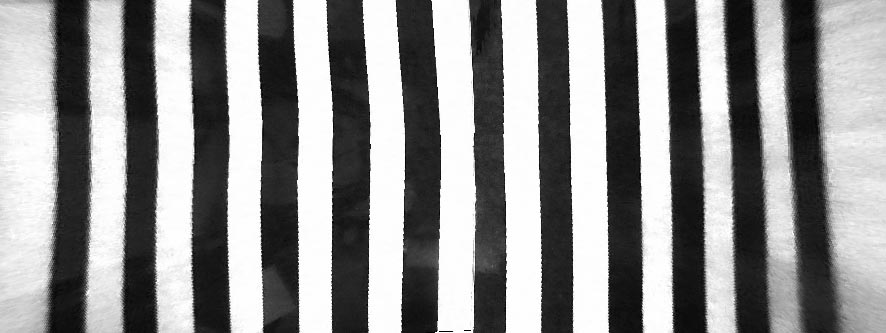
//> input picture line.jpg, 886 x 333 px
$ ./cam   (built with g++ and OpenCV 4)
//> lines starting //> are read from the running program, lines starting //| are printed output that depends on the picture; after the words box and inside, x2 and y2 are one past the last pixel; in counts of white or black regions, pixels touching at a corner belong together
#include <opencv2/objdetect/objdetect.hpp>
#include <opencv2/highgui/highgui.hpp>
#include <opencv2/imgproc/imgproc.hpp>
#include <opencv2/calib3d/calib3d.hpp>
#include <iostream>
#include <stdio.h>
#include <conio.h>
//for sound ctrl
//#include <iomanip>
#include <windows.h>

using namespace std;
using namespace cv;
#define MIN_WIDTH 4
#define KEY 25
#define CLIP_WIDTH 886
#define BEND_RANGE 12
#define LOWEST_TONE 48

int threshold_value = 120;
int threshold_type = 0;
int const max_value = 255;
int const max_type = 4;
int const max_BINARY_value = 255;
struct note_t
{
    int tone = -1;
    int bend = -1;
};
template<typename T, size_t N>
void record_valid_rows(Mat &Img,T (&valid_y)[N])
{
    int key_cnt = 0;
    int pixel_cnt = 0;
    bool bw_switch = 0; //  black/white  true/false
    for (int  y = 0; y <Img.rows ; y++)
    {
        for (int  x = 0; x <Img.cols ; x++)
        {
            if((int)Img.at<uchar>(y,x)==0)
            {
                if(bw_switch == true)
                {
                    pixel_cnt = 0;
                    bw_switch = false;
                }
            }
            else
            {
                if(bw_switch == false)
                {
                    pixel_cnt = 0;
                    bw_switch = true;
                }
            }
            pixel_cnt++;
            if(pixel_cnt==4)
            {
                key_cnt++;
            }

        }
        if(key_cnt == KEY)
        {
            valid_y[y] = true;
        }
        key_cnt = 0;
        pixel_cnt = 0;
    }
}
int main(int argc, const char** argv)
{
    Mat Img;
    Img = imread("line.jpg");
//> Img is the input picture: 333 rows x 886 cols, CV_8UC3; min 0, max 255, mean 143.8
    cvtColor(Img ,Img, COLOR_RGB2GRAY);
//> Img: 333 rows x 886 cols, CV_8UC1
    threshold( Img,Img, threshold_value, max_BINARY_value,threshold_type );
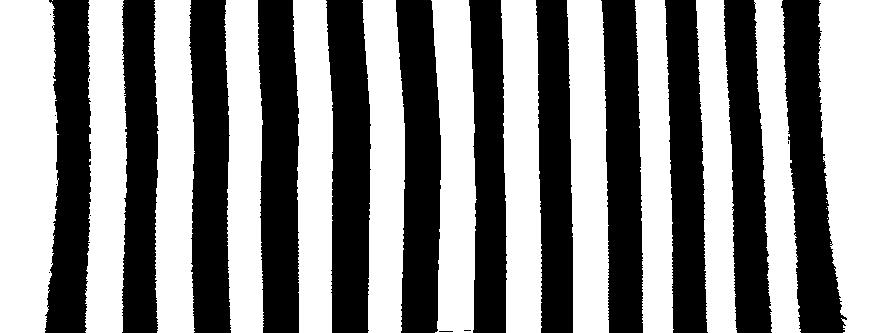
//> Img: 333 rows x 886 cols, CV_8UC1; 54.1% white; 23 black regions (11 under 20 px), largest, box (x1, y1, x2, y2) and area: (326, 0, 371, 333) 12298, (258, 0, 299, 333) 12100, (781, 0, 847, 333) 11947
    imshow("thres",Img);

    bool valid_y[CLIP_WIDTH] = {false};
    record_valid_rows(Img,valid_y);
//> the loop in record_valid_rows, `for (int  y = 0; y <Img.rows ; y++)` made 333 passes
//> pixel_cnt on passes 1 to 3: 67, 66, 67
//> after the loop in record_valid_rows, `for (int  y = 0; y <Img.rows ; y++)`: pixel_cnt = 0; bw_switch = true; key_cnt = 0
//> valid_y = 886 values, max 1 at index 0, min 0 at index 318, mean 0.372
    note_t **note = new note_t*[Img.rows];
    for (int i = 0 ; i < Img.rows ; i++)
        note[i] = new note_t[Img.cols];
//    cvtColor(Img,Img,COLOR_GRAY2BGR);

    const float bpk = 64.0/BEND_RANGE;
    for (int  y = 0; y <Img.rows ; y++)
    {
        if(valid_y[y])
        {
            int current_tone = LOWEST_TONE;
            bool bw_switch = (bool)Img.at<uchar>(y,0);
            int cnt=0;
            float current_bend = 0;
            for (int  x = 1; x <Img.cols ; x++)
            {

                bool current_pixel = (bool)Img.at<uchar>(y,x);
                cnt++;
                if(current_pixel != bw_switch || x == Img.cols-1)
                {
                    bw_switch = current_pixel;
                    double key_width = (double)cnt;
                    while(cnt != -1 )
                   {
                       note[y][x-cnt].tone = current_tone;
                       //48~80
                       note[y][x-cnt].bend =(int)(current_bend+bpk*(1.0-(double)cnt/key_width));
                       cnt--;
                   }
                   current_bend += bpk;
                   current_tone ++;
                }
            }
        }
    }
//> this loop made 333 passes
//> (current_bend, current_tone) on passes 1 to 12: (144, 75), (133.3, 73), (144, 75), (144, 75), (133.3, 73), (133.3, 73), (144, 75), (133.3, 73), (133.3, 73), (133.3, 73), (133.3, 73), (133.3, 73)
    for (int  x = 1; x <Img.cols ; x++)
    {
        cout<<note[12][x].bend<<"\t";
    }
//> this loop made 885 passes
//| 0	0	0	0	0	0	0	0
//> (output is shown up to pass 8 of 885)
    imshow("asdf",Img);
    waitKey();
    return 0;
}
